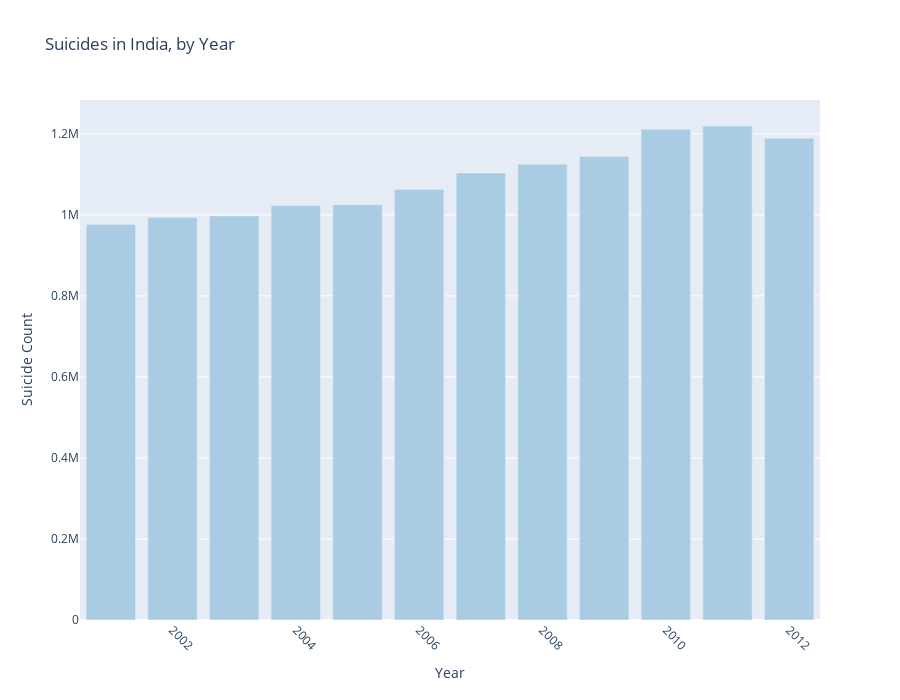

Notebook code for this chart:
### Markdown cell above
## Reference Code:
import plotly.graph_objects as go

fig = go.Figure(data=[go.Bar(

    x=[1, 2, 3, 5.5, 10],
    
    y=[10, 8, 6, 4, 2],
    
    width=[0.8, 0.8, 0.8, 3.5, 4] # customize width here
)])

fig.show()

### Modifications:
- changed x any y references to dataframe columns
- added a title and axis labels
- changed width and height of graph 
- changed tick angle to 45

### Code cell
trace1 = go.Bar(
    x = df2['Year'].unique(),
    y = df2.groupby('Year').sum()['Total'],
    marker_color ="#A9CCE3"
)

layout = go.Layout()
fig1 = go.Figure(data = trace1, layout = layout)

fig1.update_layout(
    title="Suicides in India, by Year",
    xaxis_title="Year",
    yaxis_title="Suicide Count",
    width = 900,
    height = 700,

)
fig1.update_xaxes(tickangle=45)

fig1.show()

### Figure 1 — Plotly figure (JSON) as saved in the notebook; plotly's stock layout.template omitted (floating-point values rounded to 4 significant figures)
{"data": [{"marker": {"color": "#A9CCE3"}, "type": "bar", "x": [2001, 2002, 2003, 2004, 2005, 2006, 2007, 2008, 2009, 2010, 2011, 2012], "y": [976464, 993648, 997622, 1023137, 1025201, 1062991, 1103667, 1125082, 1144033, 1211322, 1219499, 1189068]}], "layout": {"height": 700, "title": {"text": "Suicides in India, by Year"}, "width": 900, "xaxis": {"tickangle": 45, "title": {"text": "Year"}}, "yaxis": {"title": {"text": "Suicide Count"}}}}
